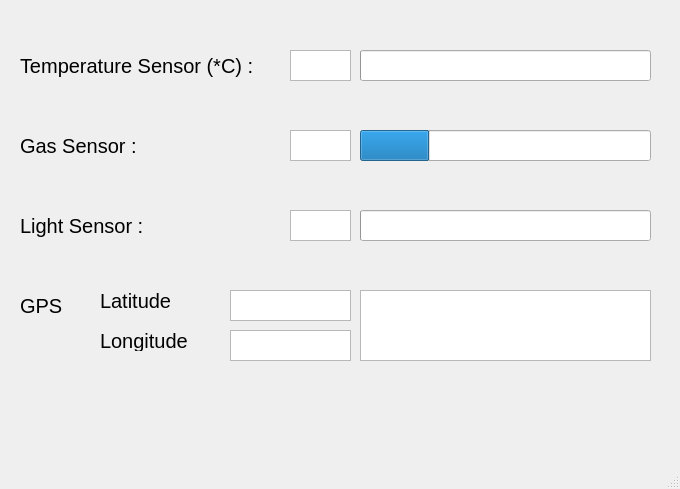
<?xml version="1.0" encoding="UTF-8"?>
<ui version="4.0">
 <class>Monitorwindow</class>
 <widget class="QMainWindow" name="Monitorwindow">
  <property name="geometry">
   <rect>
    <x>0</x>
    <y>0</y>
    <width>680</width>
    <height>489</height>
   </rect>
  </property>
  <property name="minimumSize">
   <size>
    <width>680</width>
    <height>489</height>
   </size>
  </property>
  <property name="maximumSize">
   <size>
    <width>680</width>
    <height>489</height>
   </size>
  </property>
  <property name="windowTitle">
   <string>Monitorwindow</string>
  </property>
  <property name="windowOpacity">
   <double>0.900000000000000</double>
  </property>
  <property name="styleSheet">
   <string notr="true">QMainWindow
{
    background-image: url(:/new/Background/bg4.png);
}</string>
  </property>
  <widget class="QWidget" name="centralWidget">
   <widget class="QProgressBar" name="Status_sensor2">
    <property name="geometry">
     <rect>
      <x>360</x>
      <y>130</y>
      <width>291</width>
      <height>31</height>
     </rect>
    </property>
    <property name="value">
     <number>24</number>
    </property>
    <property name="textVisible">
     <bool>false</bool>
    </property>
    <property name="orientation">
     <enum>Qt::Horizontal</enum>
    </property>
   </widget>
   <widget class="QProgressBar" name="Status_sensor1">
    <property name="geometry">
     <rect>
      <x>360</x>
      <y>50</y>
      <width>291</width>
      <height>31</height>
     </rect>
    </property>
    <property name="minimum">
     <number>2</number>
    </property>
    <property name="maximum">
     <number>150</number>
    </property>
    <property name="value">
     <number>1</number>
    </property>
    <property name="textVisible">
     <bool>false</bool>
    </property>
    <property name="orientation">
     <enum>Qt::Horizontal</enum>
    </property>
   </widget>
   <widget class="QTextBrowser" name="Sensor3">
    <property name="geometry">
     <rect>
      <x>290</x>
      <y>210</y>
      <width>61</width>
      <height>31</height>
     </rect>
    </property>
    <property name="font">
     <font>
      <pointsize>13</pointsize>
     </font>
    </property>
   </widget>
   <widget class="QLabel" name="label_Sensor3">
    <property name="geometry">
     <rect>
      <x>20</x>
      <y>210</y>
      <width>221</width>
      <height>32</height>
     </rect>
    </property>
    <property name="font">
     <font>
      <pointsize>15</pointsize>
     </font>
    </property>
    <property name="text">
     <string>Light Sensor :</string>
    </property>
   </widget>
   <widget class="QLabel" name="label_Sensor4">
    <property name="geometry">
     <rect>
      <x>20</x>
      <y>290</y>
      <width>51</width>
      <height>31</height>
     </rect>
    </property>
    <property name="font">
     <font>
      <pointsize>15</pointsize>
     </font>
    </property>
    <property name="text">
     <string>GPS</string>
    </property>
   </widget>
   <widget class="QTextBrowser" name="Sensor4_1">
    <property name="geometry">
     <rect>
      <x>230</x>
      <y>290</y>
      <width>121</width>
      <height>31</height>
     </rect>
    </property>
    <property name="font">
     <font>
      <pointsize>13</pointsize>
     </font>
    </property>
   </widget>
   <widget class="QProgressBar" name="Status_sensor3">
    <property name="geometry">
     <rect>
      <x>360</x>
      <y>210</y>
      <width>291</width>
      <height>31</height>
     </rect>
    </property>
    <property name="minimum">
     <number>0</number>
    </property>
    <property name="maximum">
     <number>100</number>
    </property>
    <property name="value">
     <number>-1</number>
    </property>
    <property name="textVisible">
     <bool>false</bool>
    </property>
    <property name="orientation">
     <enum>Qt::Horizontal</enum>
    </property>
   </widget>
   <widget class="QTextBrowser" name="Sensor2">
    <property name="geometry">
     <rect>
      <x>290</x>
      <y>130</y>
      <width>61</width>
      <height>31</height>
     </rect>
    </property>
    <property name="font">
     <font>
      <pointsize>13</pointsize>
     </font>
    </property>
   </widget>
   <widget class="QTextBrowser" name="Sensor1">
    <property name="geometry">
     <rect>
      <x>290</x>
      <y>50</y>
      <width>61</width>
      <height>31</height>
     </rect>
    </property>
    <property name="font">
     <font>
      <pointsize>13</pointsize>
     </font>
    </property>
   </widget>
   <widget class="QLabel" name="label_Sensor1">
    <property name="geometry">
     <rect>
      <x>20</x>
      <y>50</y>
      <width>271</width>
      <height>32</height>
     </rect>
    </property>
    <property name="font">
     <font>
      <pointsize>15</pointsize>
     </font>
    </property>
    <property name="text">
     <string>Temperature Sensor (*C) : </string>
    </property>
   </widget>
   <widget class="QLabel" name="label_Sensor2">
    <property name="geometry">
     <rect>
      <x>20</x>
      <y>130</y>
      <width>151</width>
      <height>32</height>
     </rect>
    </property>
    <property name="font">
     <font>
      <pointsize>15</pointsize>
     </font>
    </property>
    <property name="text">
     <string>Gas Sensor :</string>
    </property>
   </widget>
   <widget class="QLabel" name="IR1">
    <property name="geometry">
     <rect>
      <x>90</x>
      <y>380</y>
      <width>71</width>
      <height>61</height>
     </rect>
    </property>
    <property name="styleSheet">
     <string notr="true">#bulbglow
{
	border-image : url(:/basic/images/bulb_off.png);
}</string>
    </property>
    <property name="text">
     <string/>
    </property>
   </widget>
   <widget class="QLabel" name="IR2">
    <property name="geometry">
     <rect>
      <x>300</x>
      <y>380</y>
      <width>71</width>
      <height>61</height>
     </rect>
    </property>
    <property name="styleSheet">
     <string notr="true">#bulbglow
{
	border-image : url(:/basic/images/bulb_off.png);
}</string>
    </property>
    <property name="text">
     <string/>
    </property>
   </widget>
   <widget class="QLabel" name="IR3">
    <property name="geometry">
     <rect>
      <x>510</x>
      <y>380</y>
      <width>71</width>
      <height>61</height>
     </rect>
    </property>
    <property name="styleSheet">
     <string notr="true">#bulbglow
{
	border-image : url(:/basic/images/bulb_off.png);
}</string>
    </property>
    <property name="text">
     <string/>
    </property>
   </widget>
   <widget class="QTextBrowser" name="Sensor4_2">
    <property name="geometry">
     <rect>
      <x>230</x>
      <y>330</y>
      <width>121</width>
      <height>31</height>
     </rect>
    </property>
    <property name="font">
     <font>
      <pointsize>13</pointsize>
     </font>
    </property>
   </widget>
   <widget class="QTextBrowser" name="Sensor4_3">
    <property name="geometry">
     <rect>
      <x>360</x>
      <y>290</y>
      <width>291</width>
      <height>71</height>
     </rect>
    </property>
    <property name="font">
     <font>
      <pointsize>10</pointsize>
     </font>
    </property>
   </widget>
   <widget class="QLabel" name="label_Sensor4_2">
    <property name="geometry">
     <rect>
      <x>100</x>
      <y>290</y>
      <width>121</width>
      <height>21</height>
     </rect>
    </property>
    <property name="font">
     <font>
      <pointsize>15</pointsize>
     </font>
    </property>
    <property name="text">
     <string>Latitude</string>
    </property>
   </widget>
   <widget class="QLabel" name="label_Sensor4_3">
    <property name="geometry">
     <rect>
      <x>100</x>
      <y>330</y>
      <width>121</width>
      <height>21</height>
     </rect>
    </property>
    <property name="font">
     <font>
      <pointsize>15</pointsize>
     </font>
    </property>
    <property name="text">
     <string>Longitude</string>
    </property>
   </widget>
  </widget>
  <widget class="QStatusBar" name="statusBar"/>
 </widget>
 <layoutdefault spacing="6" margin="11"/>
 <resources/>
 <connections/>
</ui>
